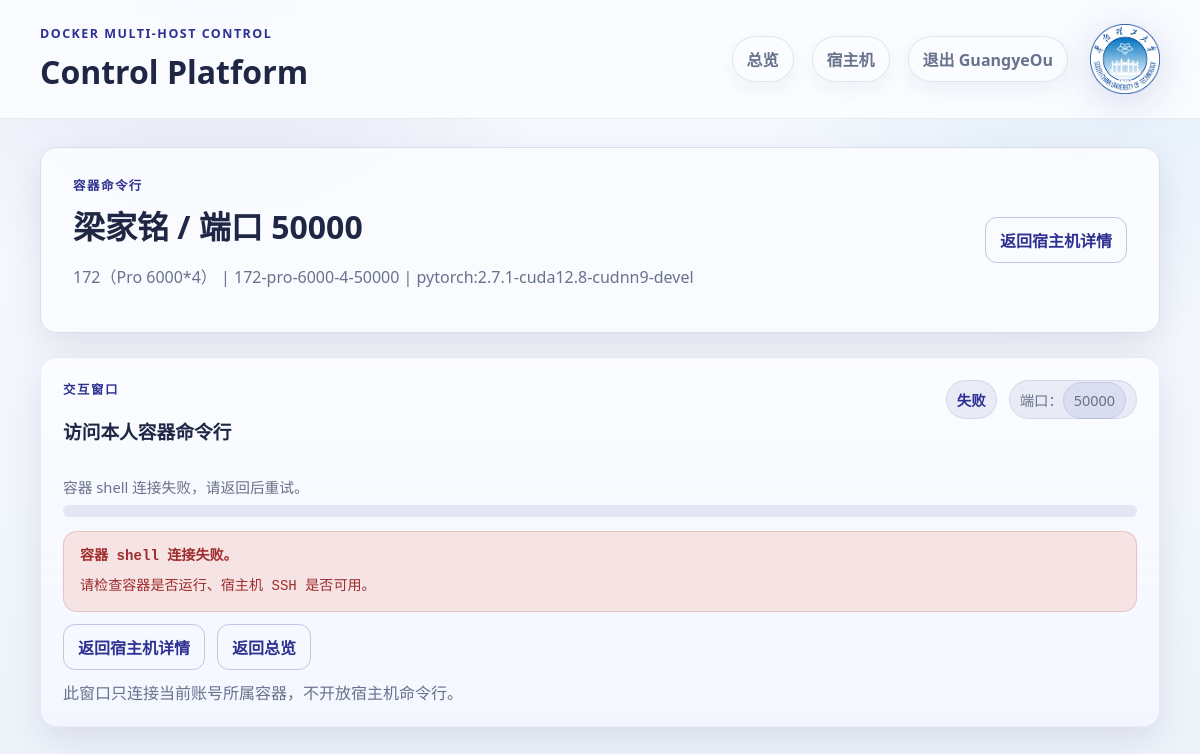
Page /allocations/1/terminal (signed in) on the committed database.
### app/models.py (models this page shows)
class TimestampMixin:
    created_at: Mapped[datetime] = mapped_column(DateTime, default=datetime.utcnow)
    updated_at: Mapped[datetime] = mapped_column(
        DateTime,
        default=datetime.utcnow,
        onupdate=datetime.utcnow,
    )

class AdminUser(TimestampMixin, Base):
    __tablename__ = "admin_users"
    id: Mapped[int] = mapped_column(Integer, primary_key=True, index=True)
    account: Mapped[str] = mapped_column(String(100), unique=True, nullable=False, index=True)
    password_hash: Mapped[str] = mapped_column(String(255), nullable=False)
    email: Mapped[str] = mapped_column(String(255), nullable=False)
    student_id: Mapped[str] = mapped_column(String(100), nullable=False)
    status: Mapped[str] = mapped_column(String(20), default=AdminStatus.PENDING.value, index=True)
    approved_by: Mapped[str | None] = mapped_column(String(100), nullable=True)
    approved_at: Mapped[datetime | None] = mapped_column(DateTime, nullable=True)
    revoked_at: Mapped[datetime | None] = mapped_column(DateTime, nullable=True)

class Allocation(TimestampMixin, Base):
    __tablename__ = "allocations"
    id: Mapped[int] = mapped_column(Integer, primary_key=True, index=True)
    host_id: Mapped[int] = mapped_column(ForeignKey("managed_hosts.id"), index=True)
    host_port: Mapped[int] = mapped_column(Integer, index=True)
    container_name: Mapped[str] = mapped_column(String(120), unique=True, nullable=False)
    image_name: Mapped[str] = mapped_column(String(255), nullable=False)
    assignee: Mapped[str] = mapped_column(String(255), nullable=False)
    purpose: Mapped[str] = mapped_column(Text, nullable=False)
    root_password: Mapped[str] = mapped_column(String(255), nullable=False)
    cpu_limit_cores: Mapped[float] = mapped_column(Float, default=4.0)
    memory_limit_gb: Mapped[float] = mapped_column(Float, default=32.0)
    workspace_limit_gb: Mapped[float] = mapped_column(Float, default=200.0)
    status: Mapped[str] = mapped_column(String(20), default=AllocationStatus.PENDING.value)
    shared_mnt_enabled: Mapped[bool] = mapped_column(Boolean, default=True)
    all_gpus_visible: Mapped[bool] = mapped_column(Boolean, default=True)
    x11_enabled: Mapped[bool] = mapped_column(Boolean, default=True)
    extra_mounts: Mapped[str | None] = mapped_column(Text, nullable=True)
    snapshot_policy_override: Mapped[bool] = mapped_column(Boolean, default=False)
    snapshot_keep_count: Mapped[int | None] = mapped_column(Integer, nullable=True)
    snapshot_interval_days: Mapped[int | None] = mapped_column(Integer, nullable=True)
    pending_rebuild: Mapped[bool] = mapped_column(Boolean, default=False)
    pending_rebuild_reason: Mapped[str | None] = mapped_column(Text, nullable=True)
    notes: Mapped[str | None] = mapped_column(Text, nullable=True)
    host: Mapped["ManagedHost"] = relationship(back_populates="allocations")
    snapshots: Mapped[list["SnapshotRecord"]] = relationship(
        back_populates="allocation",
        cascade="all, delete-orphan",
    )

class ManagedHost(TimestampMixin, Base):
    __tablename__ = "managed_hosts"
    id: Mapped[int] = mapped_column(Integer, primary_key=True, index=True)
    name: Mapped[str] = mapped_column(String(100), unique=True, nullable=False)
    address: Mapped[str] = mapped_column(String(255), nullable=False, default="127.0.0.1")
    ssh_port: Mapped[int] = mapped_column(Integer, default=22)
    ssh_user: Mapped[str] = mapped_column(String(100), default="root")
    auth_type: Mapped[str] = mapped_column(String(20), default=AuthType.LOCAL.value)
    ssh_password: Mapped[str | None] = mapped_column(String(255), nullable=True)
    ssh_key_path: Mapped[str | None] = mapped_column(String(255), nullable=True)
    is_local: Mapped[bool] = mapped_column(Boolean, default=False)
    enabled: Mapped[bool] = mapped_column(Boolean, default=True)
    port_start: Mapped[int] = mapped_column(Integer, default=50000)
    port_end: Mapped[int] = mapped_column(Integer, default=50050)
    workspace_root: Mapped[str] = mapped_column(String(255), default="/workspace/tenants")
    shared_mnt_path: Mapped[str] = mapped_column(String(255), default="/mnt")
    snapshot_root: Mapped[str] = mapped_column(
        String(255),
        default="/mnt/docker_platform_snapshots",
    )
    reserve_cpu_cores: Mapped[float] = mapped_column(Float, default=0.0)
    reserve_memory_gb: Mapped[float] = mapped_column(Float, default=0.0)
    reserve_disk_gb: Mapped[float] = mapped_column(Float, default=0.0)
    default_user_share: Mapped[int] = mapped_column(Integer, default=10)
    snapshot_keep_count: Mapped[int] = mapped_column(Integer, default=2)
    snapshot_interval_days: Mapped[int] = mapped_column(Integer, default=14)
    workspace_limit_mode: Mapped[str] = mapped_column(String(40), default="metadata_only")
    cached_images: Mapped[str | None] = mapped_column(Text, nullable=True)
    notes: Mapped[str | None] = mapped_column(Text, nullable=True)
    allocations: Mapped[list["Allocation"]] = relationship(
        back_populates="host",
        cascade="all, delete-orphan",
    )
    status_cache: Mapped["HostStatusCache | None"] = relationship(
        back_populates="host",
        cascade="all, delete-orphan",
        uselist=False,
    )

### app/routes/web.py (the view)
@router.get("/allocations/{allocation_id}/terminal")
def allocation_terminal(request: Request, allocation_id: int):
    db: Session = SessionLocal()
    try:
        allocation = _require_allocation(db, allocation_id)
        owner_response = allocation_owner_response(request, allocation)
        if owner_response:
            return owner_response
        terminal_account = ""
        admin = getattr(request.state, "admin", None)
        platform_user = getattr(request.state, "platform_user", None)
        if admin:
            terminal_account = admin.get("account", "")
        elif platform_user:
            terminal_account = platform_user.get("account", "")
        return render(
            request,
            "container_terminal.html",
            {
                "settings": settings,
                "allocation": allocation,
                "host": allocation.host,
                "terminal_token": sign_terminal_token(terminal_account, "allocation", allocation.id),
            },
        )
    except ValueError:
        return RedirectResponse("/?error=未找到容器分配记录。", status_code=303)
    finally:
        db.close()

### templates/container_terminal.html (shortened to what this page needs)
{% extends "base.html" %}
{% block content %}
<section class="hero compact">
    <div>
        <p class="eyebrow">容器命令行</p>
        <h2>{{ allocation.assignee }} / 端口 {{ allocation.host_port }}</h2>
        <p class="muted">{{ host.name }} | {{ allocation.container_name }} | {{ allocation.image_name }}</p>
    </div>
    <div class="hero-actions">
        <a class="button secondary" href="/hosts/{{ host.id }}">返回宿主机详情</a>
    </div>
</section>
<section class="terminal-shell">
    <div class="terminal-head">
        <div>
            <p class="eyebrow">交互窗口</p>
            <h3>访问本人容器命令行</h3>
        </div>
        <div class="compute-overview-kpis">
            <span><strong id="terminal-state">等待连接</strong></span>
            <span>端口：<span>{{ allocation.host_port }}</span></span>
        </div>
    </div>
    <div id="terminal-progress" class="terminal-progress">
        <div class="progress-label" id="terminal-progress-label">正在建立容器终端...</div>
        <div class="progress-bar">
        </div>
    </div>
    <div id="terminal-error" class="terminal-error hidden"></div>
    <div id="terminal-error-actions" class="hero-actions hidden">
        <a class="button secondary" href="/hosts/{{ host.id }}">返回宿主机详情</a>
        <a class="button secondary" href="/">返回总览</a>
    </div>
    <p class="terminal-tip muted">此窗口只连接当前账号所属容器，不开放宿主机命令行。</p>
</section>
{% endblock %}

### templates/base.html (shortened to what this page needs)
<!DOCTYPE html>
<html lang="zh-CN">
<head>
    <link rel="stylesheet" href="/static/css/app.css">
</head>
<body>
    <header class="topbar">
        <div>
            <p class="eyebrow">Docker Multi-Host Control</p>
            <h1>{{ settings.app_name }}</h1>
        </div>
        <div class="topbar-right">
            <nav class="topnav">
                <a class="nav-chip" href="/">总览</a>
                {% if admin %}
                <a class="nav-chip" href="/hosts">宿主机</a>
                {% endif %}
                {% if admin %}
                <form method="post" action="/logout">
                    <button class="nav-chip nav-button" type="submit">退出 {{ admin.get('account') }}</button>
                </form>
                {% elif platform_user %}
                <form method="post" action="/logout">
                    <button class="nav-chip nav-button" type="submit">退出 {{ platform_user.get('account') }}</button>
                </form>
                {% else %}
                <a class="nav-chip" href="/login">管理员登录</a>
                <a class="nav-chip" href="/user-login">使用者登录</a>
                {% endif %}
            </nav>
            <img class="topbar-logo" src="/static/img/scut-emblem.png" alt="华南理工大学校徽">
        </div>
    </header>
    <main class="layout">
        {% block content %}{% endblock %}
    </main>
</body>
</html>

### static/css/app.css (style rules this page uses)
:root { --bg: #eef3fb; --panel: #fbfcff; --panel-strong: #fff; --text: #1f2745; --muted: #68728c; --accent: #2e3192; --accent-2: #0d7fc4; --accent-soft: #e3effc; --warn: #a45f22; --warn-soft: #f4e3d0; --bad: #9e2c2c; --bad-soft: #f7dddd; --border: #d6deee; --shadow: 0 14px 34px rgba(31, 39, 69, 0.1); --radius: 16px; --font-ui: "HarmonyOS Sans SC", "MiSans", "PingFang SC", "Microsoft YaHei UI", "Noto Sans SC", "Segoe UI", sans-serif; --font-mono: "JetBrains Mono", "SFMono-Regular", "Cascadia Mono", monospace; }
* { box-sizing: border-box; }
body { margin: 0; font-family: var(--font-ui); background: radial-gradient(circle at 18% -8%, rgba(46, 49, 146, 0.12), transparent 24rem), radial-gradient(circle at 90% 0%, rgba(13, 127, 196, 0.1), transparent 22rem), linear-gradient(180deg, #f8faff, var(--bg)); color: var(--text); }
a { color: inherit; }
.topbar { display: flex; justify-content: space-between; align-items: center; padding: 24px 40px; border-bottom: 1px solid rgba(31, 39, 69, 0.08); background: rgba(251, 252, 255, 0.92); backdrop-filter: blur(12px); position: sticky; top: 0; z-index: 10; }
.topbar-right { display: flex; align-items: center; justify-content: flex-end; gap: 22px; }
.topbar-logo { width: 70px; height: 70px; object-fit: contain; flex: 0 0 auto; filter: drop-shadow(0 8px 18px rgba(46, 49, 146, 0.16)); }
.topbar h1, .hero h2, .panel h2, .panel h3, .card h3 { margin: 0; font-family: var(--font-ui); font-weight: 600; }
.topnav { display: flex; gap: 18px; align-items: center; }
.topnav a { text-decoration: none; color: var(--muted); font-weight: 700; }
.topnav form { margin: 0; }
.nav-button { border: 0; background: transparent; color: var(--muted); cursor: pointer; font: inherit; font-weight: 700; padding: 0; }
.nav-chip { display: inline-flex; align-items: center; gap: 8px; padding: 10px 14px; border-radius: 999px; border: 1px solid rgba(46, 49, 146, 0.12); background: rgba(251, 252, 255, 0.94); box-shadow: 0 8px 18px rgba(31, 39, 69, 0.05); text-decoration: none; transition: transform 0.18s ease, border-color 0.18s ease, box-shadow 0.18s ease; }
.nav-chip.nav-button { font-weight: 700; color: var(--muted); }
.layout { padding: 28px 40px 48px; }
.eyebrow { margin: 0 0 8px; color: var(--accent); text-transform: uppercase; letter-spacing: 0.12em; font-size: 0.78rem; font-weight: 700; }
.muted { color: var(--muted); }
.hero, .panel, .card, .banner { background: rgba(251, 252, 255, 0.9); border: 1px solid var(--border); border-radius: var(--radius); box-shadow: var(--shadow); }
.hero { padding: 28px 32px; margin-bottom: 24px; }
.hero.compact { display: flex; justify-content: space-between; align-items: center; }
.hero h2 { margin-bottom: 10px; font-size: 2rem; }
.hero-actions { display: flex; gap: 12px; }
.progress-label { color: var(--muted); font-size: 0.92rem; margin-bottom: 8px; }
.progress-bar { width: 100%; height: 12px; border-radius: 999px; background: rgba(46, 49, 146, 0.1); overflow: hidden; }
.button { display: inline-flex; align-items: center; justify-content: center; border: none; border-radius: 12px; padding: 10px 14px; background: var(--accent); color: #fff; font-weight: 700; text-decoration: none; cursor: pointer; }
.button.secondary { background: transparent; color: var(--accent); border: 1px solid rgba(46, 49, 146, 0.25); }
.terminal-shell { padding: 22px; border-radius: var(--radius); border: 1px solid rgba(46, 49, 146, 0.08); background: linear-gradient(180deg, rgba(251, 252, 255, 0.92), rgba(244, 247, 255, 0.84)); box-shadow: var(--shadow); }
.terminal-head { display: flex; justify-content: space-between; gap: 18px; align-items: flex-start; margin-bottom: 14px; }
.terminal-progress { margin-bottom: 14px; }
.terminal-error { margin-bottom: 12px; padding: 14px 16px; border-radius: 14px; border: 1px solid rgba(158, 44, 44, 0.18); background: rgba(247, 221, 221, 0.78); color: var(--bad); font-family: var(--font-mono); font-size: 0.88rem; line-height: 1.5; }
.terminal-tip { margin: 10px 0 0; }
.compute-overview-kpis { display: flex; gap: 12px; flex-wrap: wrap; justify-content: flex-end; color: var(--muted); }
.compute-overview-kpis span { padding: 8px 10px; border-radius: 999px; background: rgba(46, 49, 146, 0.08); border: 1px solid rgba(46, 49, 146, 0.1); font-size: 0.9rem; }
.compute-overview-kpis strong { color: var(--accent); }

### rows in the picture
AdminUser: get "GuangyeOu"
Allocation: assignee "梁家铭", host_port "50000", container_name "172-pro-6000-4-50000", image_name "pytorch:2.7.1-cuda12.8-cudnn9-devel"
ManagedHost: name "172（Pro 6000*4）"

### other values in the picture
{{ settings.app_name }} "Control Platform"
